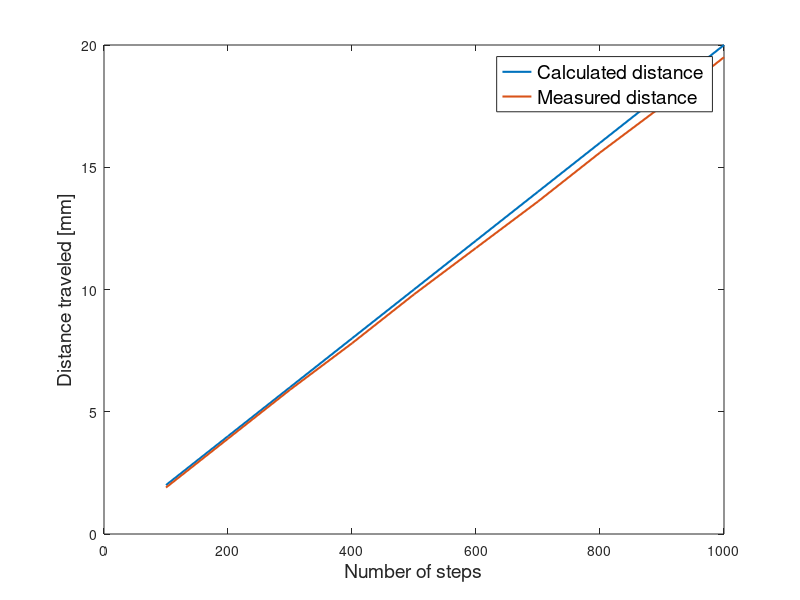

This chart was generated by the following MATLAB code:
clear; clc; close all

fsize = 14;
lwidth = 1.5;

steps = linspace(100,1000,10)
calc = linspace(2,20,10)
measured = [1.9 3.9 5.9 7.8 9.8 11.7 13.6 15.6 17.5 19.5]


plot(steps, calc, 'LineWidth', lwidth)
hold on
plot(steps, measured, 'LineWidth', lwidth)

xlabel("Number of steps", "FontSize", fsize)
ylabel("Distance traveled [mm]", "FontSize", fsize)

legend("Calculated distance", "Measured distance", "FontSize", fsize)